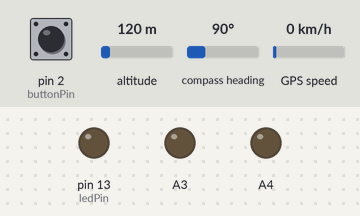
Simulated run of this sketch. Board: Arduino Uno, built with avr-gcc and run on an emulated ATmega328P. Shown: output pins drawn as LEDs (lit = HIGH). The test bench sets the inputs (shaded band); at power-on: pin 2 (buttonPin) LOW, altitude 120 m, compass heading 90°, GPS speed 0 km/h. The GPS gets a fix after 3 s at 37.7749, -122.4194 with 8 satellites.

Above: at 1.2 s.
1.3 s: pin 2 (buttonPin) pulled HIGH for 0.15 s
At 2.1 s:
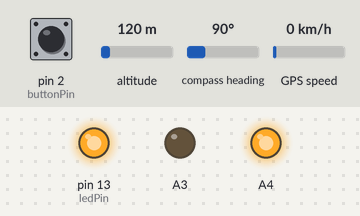
2.9 s: pin 2 (buttonPin) pulled HIGH for 1 s
At 3.7 s:
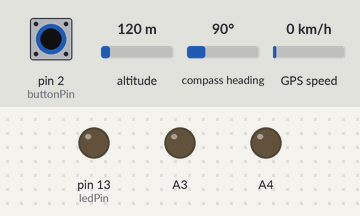
5.4 s: pin 2 (buttonPin) pulled HIGH for 3.2 s
At 6.8 s:
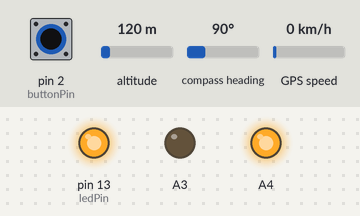
Timing chart, 0 to 8.4 s (numbered marks = the images above; inputs shaded):
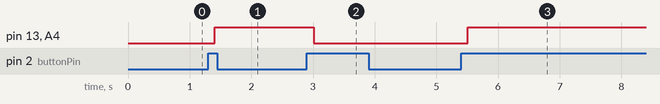

Measured:
- after the input at 1.3 s, pin 13 (ledPin), A4: LOW → HIGH after 0.11 s
- after the input at 2.9 s, pin 13 (ledPin), A4: HIGH → LOW after 0.11 s
- after the input at 5.4 s, pin 13 (ledPin), A4: LOW → HIGH after 0.11 s

The sketch:

beta.ino
```cpp
//Includes
#include <SoftwareSerial.h>
#include <TinyGPS++.h>

//PINS SETTINGS
const int buttonPin = 2;    // the number of the pushbutton pin
const int ledPin = 13;      // the number of the LED pin

// Variables will change:
int ledState = LOW;         // the current state of the output pin
int ledLast = LOW;
int buttonState;             // the current reading from the input pin
int lastButtonState = LOW;   // the previous reading from the input pin

// the following variables are long's because the time, measured in miliseconds,
// will quickly become a bigger number than can be stored in an int.
long lastDebounceTime = 0;  // the last time the output pin was toggled
long debounceDelay = 50;    // the debounce time; increase if the output flickers

//Serial ports RX, TX
SoftwareSerial gss(10, 11);
SoftwareSerial lss(3, 9);
static const uint32_t Baud = 9600;
int fileNumber;
char buff[50];

TinyGPSPlus gps;

void file()
{
 gss.end();
 delay(100);
 lss.begin(Baud);

 //Reset OpenLog
  digitalWrite(A3, LOW);
  delay(100);
  digitalWrite(A3, HIGH);

  //Works with Arduino v1.0
  lss.write(26);
  lss.write(26);
  lss.write(26);

  lss.print("new file.txt\r");
  //Wait for OpenLog to return to waiting for a command

  //sprintf(buff, "append nate%03d.txt\r", fileNumber);
  lss.print("append sallll.txt\r");

  lss.print("ready: ");

  lss.end();
  delay(100);
  gss.begin(Baud);
}


void setup() {

  gss.begin(Baud);

  pinMode(buttonPin, INPUT);
  pinMode(ledPin, OUTPUT);
  pinMode(A4, OUTPUT);
  pinMode(A3, OUTPUT);

  randomSeed(analogRead(0));

  // set initial LED state
  digitalWrite(ledPin, ledState);

  //file();
}

void newCourse()
{
  gss.end();
  lss.begin(9600);

  if (ledLast == LOW)
  {
    lss.println("New Course ==========================================");
  }
  else if (ledLast == HIGH)
  {
    lss.println("END =================================================");
    lss.println("");
    lss.println("");
  }

  lss.end();
  gss.begin(9600);
}

void pushButton()
{
  // read the state of the switch into a local variable:
  int reading = digitalRead(buttonPin);

  // check to see if you just pressed the button
  // (i.e. the input went from LOW to HIGH),  and you've waited
  // long enough since the last press to ignore any noise:

  // If the switch changed, due to noise or pressing:
  if (reading != lastButtonState) {
    // reset the debouncing timer
    lastDebounceTime = millis();
  }

  if ((millis() - lastDebounceTime) > debounceDelay) {
    // whatever the reading is at, it's been there for longer
    // than the debounce delay, so take it as the actual current state:

    // if the button state has changed:
    if (reading != buttonState) {
      buttonState = reading;

      // only toggle the LED if the new button state is HIGH
      if (buttonState == HIGH) {
        ledLast = ledState;
        ledState = !ledState;
        newCourse();
      }
    }
  }

  // set the LED:
  digitalWrite(ledPin, ledState);
  digitalWrite(A4, ledState);

  // save the reading.  Next time through the loop,
  // it'll be the lastButtonState:
  lastButtonState = reading;
}

void loop() {

  pushButton();

   while (gss.available() > 0 && ledState == HIGH)
   {
    if (gps.encode(gss.read()))
    {
      gss.end();
      lss.begin(Baud);
        displayInfo();
      lss.end();
      gss.begin(Baud);
    }
   }
}

void displayInfo()
{
  if (gps.location.isValid())
  {

    lss.print(gps.location.lat(), 6);
    lss.print(F(", "));
    lss.print(gps.location.lng(), 6);
    lss.print(F(", "));
    lss.print(gps.altitude.meters());
    lss.print(F(", "));
    lss.print(gps.speed.mps());
    lss.print(F(", "));
    lss.print(gps.speed.mph());
    lss.print(F(", "));
    lss.print(gps.time.hour()-4);
    lss.print(F(":"));
    if (gps.time.minute() < 10) lss.print(F("0"));
    lss.print(gps.time.minute());
    lss.print(F(":"));
    if (gps.time.second() < 10) lss.print(F("0"));
    lss.print(gps.time.second());


  }
  else
  {
    Serial.print(F("INVALID"));
  }


  lss.println();
}
```
